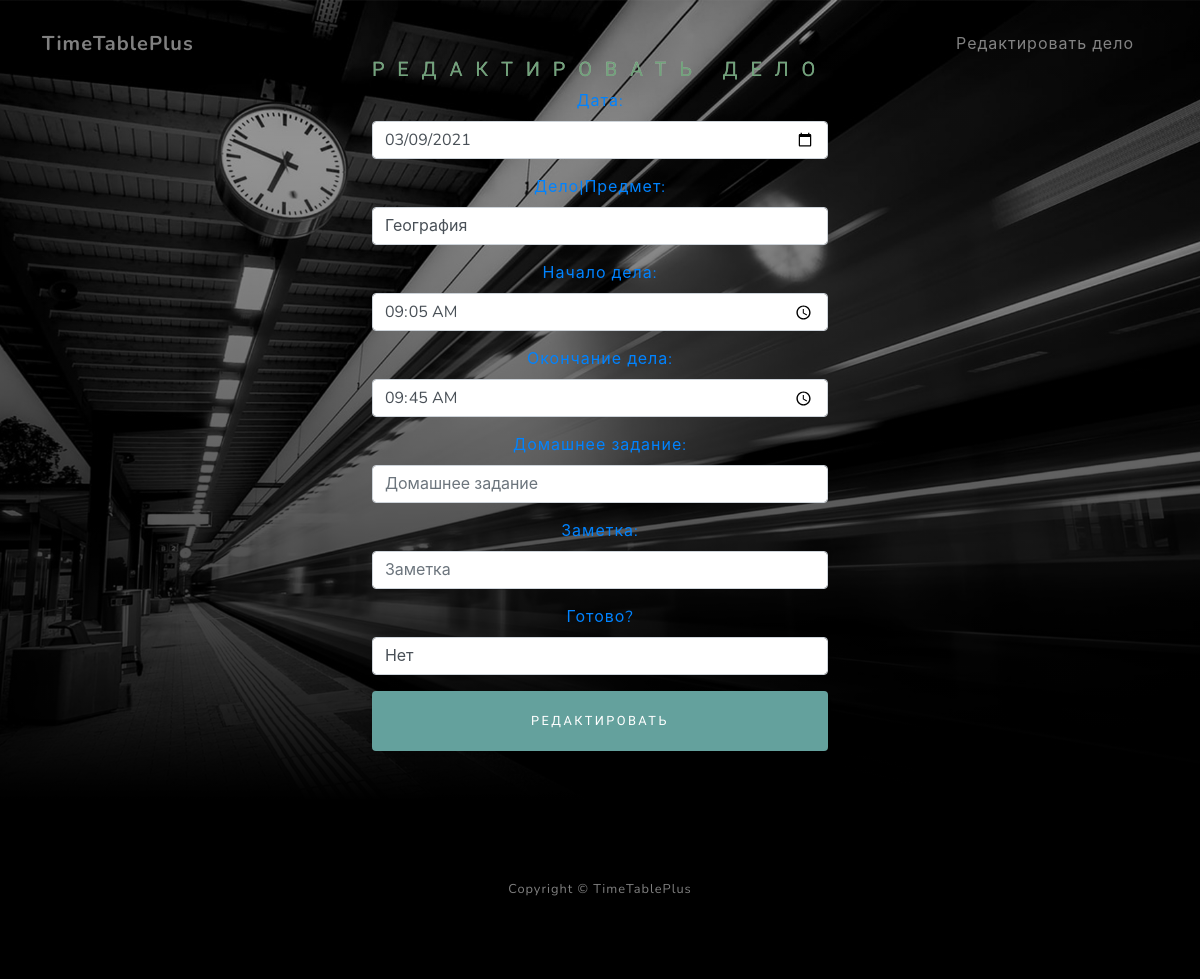
The app's page /schedule/edit/1/ (signed in), older data.
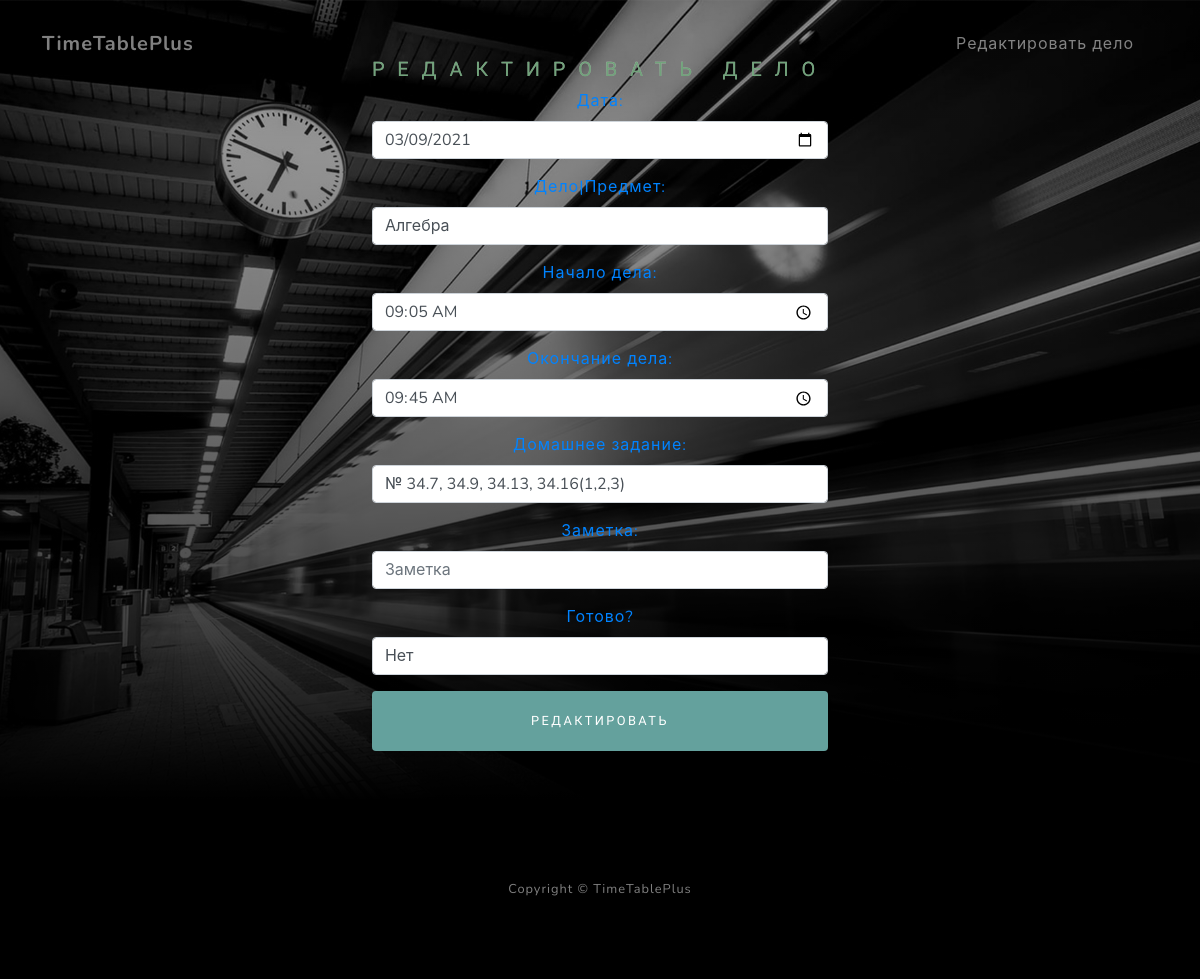
The same page, newer data.
### Schedule/models.py (models this page shows, shortened)
class Schedule(models.Model):
    user = models.ForeignKey(User, on_delete=models.CASCADE, verbose_name='id пользователя', unique=False, help_text='Id пользователя должен быть в виде одного числа', null=True)
    time_start = models.TimeField(verbose_name='время начала', max_length=50, unique=False)
    time_end = models.TimeField(verbose_name='время конца', max_length=50, unique=False)
    date = models.DateField(verbose_name='дата', unique=False, null=True)
    affair = models.CharField(verbose_name='дело', max_length=200, unique=False, help_text='Дела должны быть в виде обычного текста', blank=False)
    note = models.CharField(verbose_name='заметка', max_length=200, unique=False, help_text='Заметки должны быть в виде обычного текста', blank=True)
    homework = models.CharField(verbose_name='домашнее задание', max_length=200, unique=False, default=None, help_text='Домашнее задание должны быть в виде обычного текста',
                                blank=True)
    is_ready = models.BooleanField(verbose_name='готово?', default=False, help_text='Готово? принимает только значение True или False')
    class Meta:
        managed = True
        verbose_name = 'расписание'
        ordering = ['date', ]

### Schedule/views.py (the view, shortened to what this page needs)
# urls.py: path('edit/<int:pk>/', UpdateAffairSchedule.as_view(), name='update_schedule'),
class UpdateAffairSchedule(SuccessMessageMixin, LoginRequiredMixin, UserPassesTestMixin, UpdateView):
    model = Schedule
    template_name = 'Schedule/update_schedule.html'
    form_class = CreateAffairScheduleForm
    @logger.catch
    def test_func(self):
        obj = Schedule.objects.get(pk=self.kwargs['pk'])
        if obj.user.id == self.request.user.id:
            return True
        elif self.request.user.is_staff:
            return True

### Schedule/templates/Schedule/update_schedule.html (shortened to what this page needs)
{% extends 'base.html' %}
{% load static %}
{% block add_settings %}
    <link href="{% static 'TimeTable/css/styles.css' %}" rel="stylesheet"/>
{% endblock %}
{% block content %}
    <nav class="navbar navbar-expand-lg navbar-light" id="mainNav"
         style="position: absolute; z-index: 100; align-items: center;
    justify-content: space-between;top: 0;right: 0;left: 0;">
        <div class="container">
            <a class="navbar-brand" href="{% url 'main_page' %}">TimeTablePlus</a>
            <div class="collapse navbar-collapse" id="navbarResponsive">
                <ul class="navbar-nav ml-auto">
                    <li class="nav-item"><a class="nav-link" href="#edit_affair">Редактировать дело</a></li>
                </ul>
            </div>
        </div>
    </nav>
    <header class="masthead" id="edit_affair">
        <div class="container d-flex h-100 align-items-center">
            <div class="mx-auto text-center">
                <h2 class="mx-auto my-0 text-uppercase masthead_h1_custom" style="color: #71a37b;">Редактировать
                    дело</h2>
                <form method="post">
                    {{ form.as_p }}
                    <button type="submit" class="btn btn-primary btn-block">Редактировать</button>
                </form>
            </div>
        </div>
    </header>
    <footer class="footer bg-black small text-center text-white-50">
        <div class="container">Copyright © TimeTablePlus</div>
    </footer>
{% endblock %}

### templates/base.html (shortened to what this page needs)
<!doctype html>
{% load static %}
<html lang="ru" type="text/plain">
<head type="text/plain">
    <link href="{% static 'TimeTable/css/bootstrap.css' %}" rel="stylesheet">
    {% block add_settings %}
    {% endblock %}
</head>
<body>
{% block content %}{% endblock %}
</body>
</html>

Row changes from the older to the newer data that the page shows:
changed Schedule "Нет": affair "География" → "Алгебра"; homework (not shown) → "№ 34.7, 34.9, 34.13, 34.16(1,2,3)"
